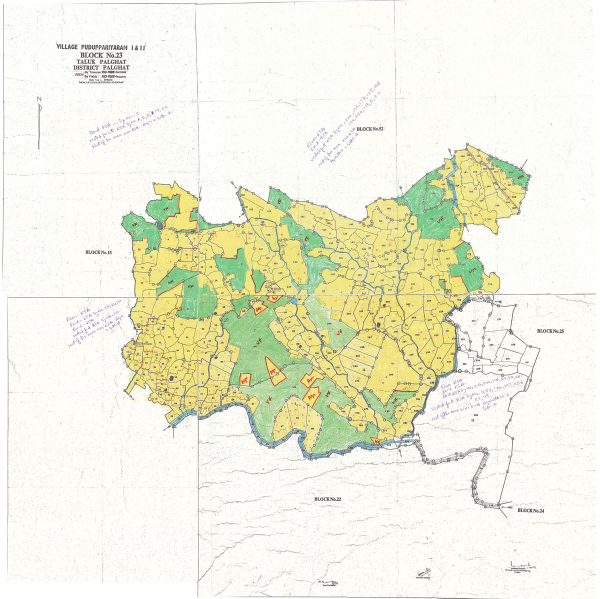
#> input picture pudupariyaram23.jpg, 1200 x 1197 px (shown at 1/2 size)
$ jupyter execute map.ipynb   (shell and % lines are left out)
#> lines starting #> are read from the running program, lines starting #| are printed output that depends on the picture; after the words box and inside, x2 and y2 are one past the last pixel; in counts of white or black regions, pixels touching at a corner belong together
**Methodology**
1. *Get contour of image-*
    >> Read image
    >> Apply thresholding
    >> Find and draw contour lines
2. *For area-*
    >> Gauss area law
    >> pixel to area (find out 1 pixel area, then number of pixels in the contour and then multiply)

[cell 1]
#---------Dependencies----------
import cv2 as cv
import numpy as np
import matplotlib.pyplot as plt

[cell 2]
#---------Reading Image----------
img=cv.cvtColor(cv.imread('pudupariyaram23.jpg'), cv.COLOR_BGR2GRAY)
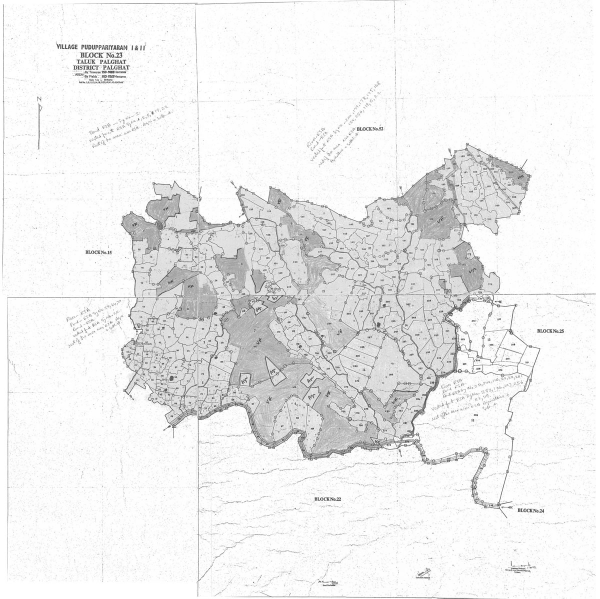
#> img: shape (1197, 1200) (shown at 1/2 size); min 40, max 255, mean 237.6
imgplot = plt.imshow(img,cmap='gray')
plt.show()

[cell 3]
#Thresholding
#   1. using canny edge detection
#   2. using binary thresholding


#---------1. Edge detection----------
edges=cv.Canny(image=img,threshold1=250,threshold2=450)
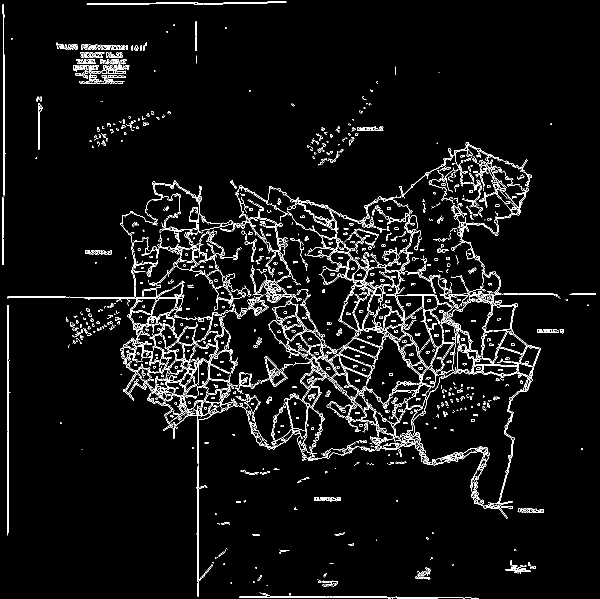
#> edges: shape (1197, 1200) (shown at 1/2 size); 4.5% white in thin lines or dots
imgplot = plt.imshow(edges,cmap='gray')
plt.show()
plt.imsave('map3.png', edges, cmap='gray', format='png')

[cell 4]
#----------2. Binary Thresholding-----------
ret,thresld=cv.threshold(img,150,255,cv.THRESH_BINARY_INV)
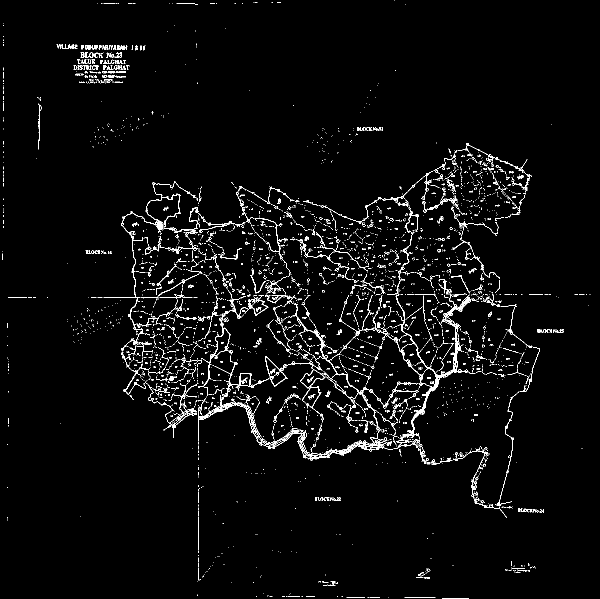
#> thresld: shape (1197, 1200) (shown at 1/2 size); 3% white in thin lines or dots
plt.imshow(thresld,cmap='gray')
plt.imsave('map5.png', thresld, cmap='gray', format='png')

[cell 5]
#--------Erode and Dilate----------
kernel = np.ones((3, 3), np.uint8)
# img_erosion = cv.erode(thresld, kernel, iterations=1)
# plt.imshow(img_erosion,cmap='gray')
img_dilation = cv.dilate(thresld, kernel, iterations=1)
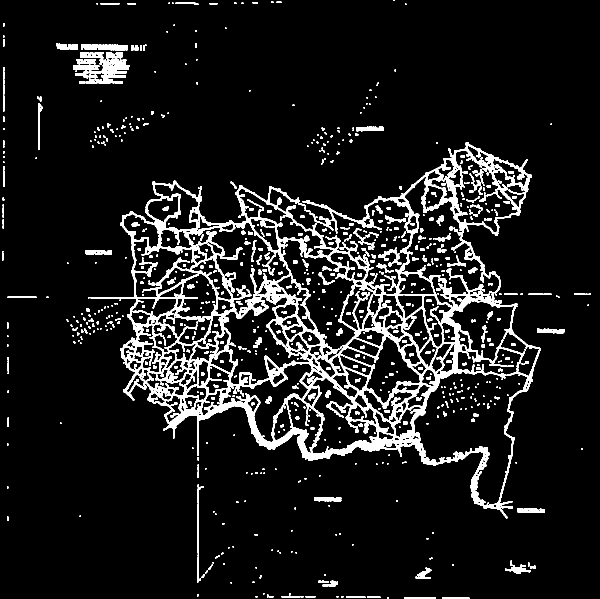
#> img_dilation: shape (1197, 1200) (shown at 1/2 size); 9.3% white; 895 white regions (466 under 20 px), largest, box (x1, y1, x2, y2) and area: (181, 285, 1081, 1037) 97842, (162, 89, 256, 101) 971, (172, 149, 252, 168) 836
plt.imshow(img_dilation,cmap='gray')
plt.imsave('map6.png',img_dilation,cmap='gray',format='png')

[cell 6]
#---------Finding Contour-----------
contours1, hierarchy1 = cv.findContours(edges, cv.RETR_TREE, cv.CHAIN_APPROX_SIMPLE)
#> contours1 = 3241 contours, 2703 with area under 20; largest, box (x1, y1, x2, y2) and area: (825, 588, 1081, 946) 9866, (970, 609, 1053, 709) 3592, (482, 399, 565, 507) 2356, (548, 601, 749, 792) 2184, (877, 558, 965, 714) 2140
imgCopy=cv.cvtColor(cv.imread('pudupariyaram23.jpg'), cv.COLOR_BGR2RGB)
cv.drawContours(imgCopy, contours1, -1, (255,0, 0), 1)
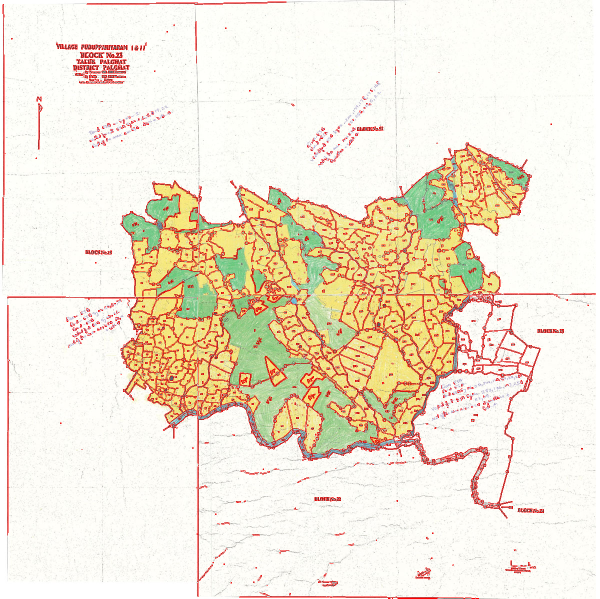
#> imgCopy: shape (1197, 1200, 3) (shown at 1/2 size); mean R, G, B 241.4, 230.9, 213.2
plt.imshow(imgCopy)
cv.imwrite('contour.png',imgCopy)
#> Out = True

$ run again, with Geo-referenced-cadastral-map-of-Pata-Meghpar-village-showing-land-parcel-with-survey.png saved as pudupariyaram23.jpg
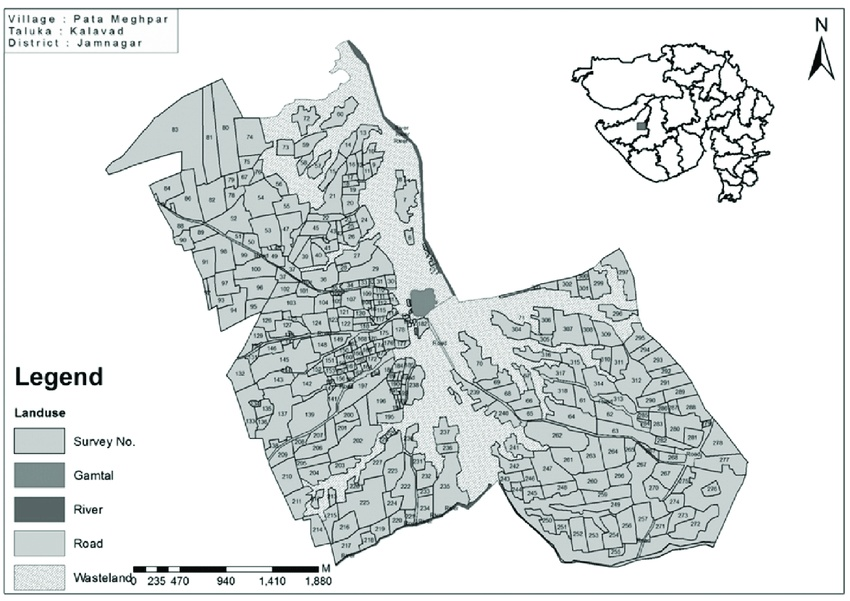
#> input picture Geo-referenced-cadastral-map-of-Pata-Meghpar-village-showing-land-parcel-with-survey.png, 850 x 601 px
#> `edges=cv.Canny(image=img,threshold1=250,threshold2=450)`:
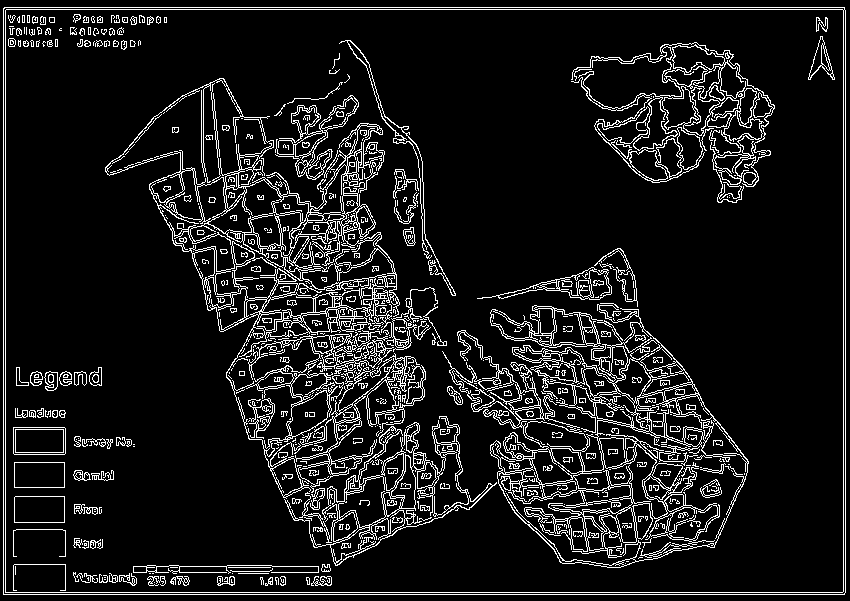
#> edges: shape (601, 850); 10% white in thin lines or dots
#> thresld: shape (601, 850); 10% white in thin lines or dots
#> img_dilation: shape (601, 850); 22.1% white; 170 white regions (20 under 20 px), largest, box (x1, y1, x2, y2) and area: (104, 78, 493, 567) 44710, (449, 305, 750, 568) 26502, (570, 41, 776, 204) 10002
#> contours1 = 1992 contours, 1496 with area under 20; largest, box (x1, y1, x2, y2) and area: (3, 7, 846, 595) 494250, (5, 9, 844, 593) 488552, (105, 78, 447, 499) 49073, (483, 304, 749, 568) 39405, (497, 392, 748, 566) 17729
#> `cv.drawContours(imgCopy, contours1, -1, (255,0, 0), 1)`:
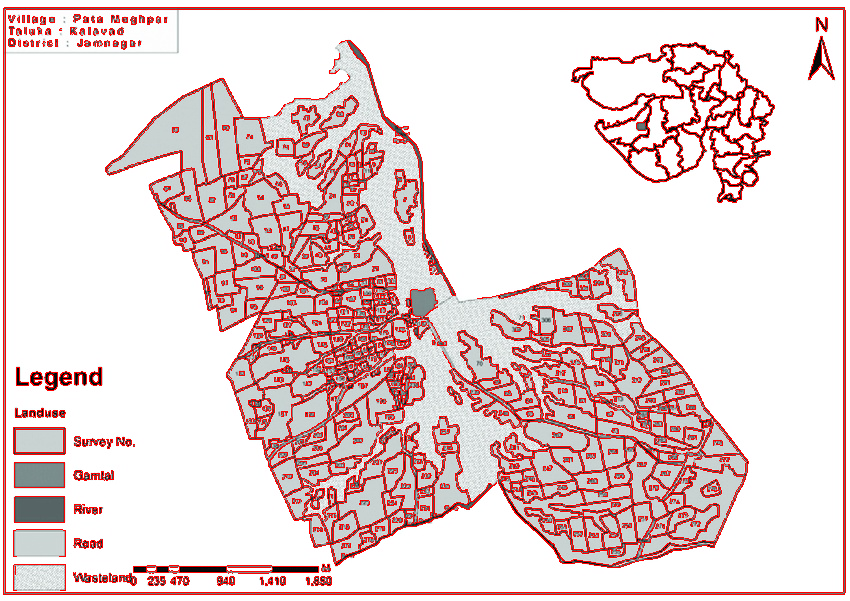
#> imgCopy: shape (601, 850, 3); mean R, G, B 232, 209.4, 209.4
#> Out = True
